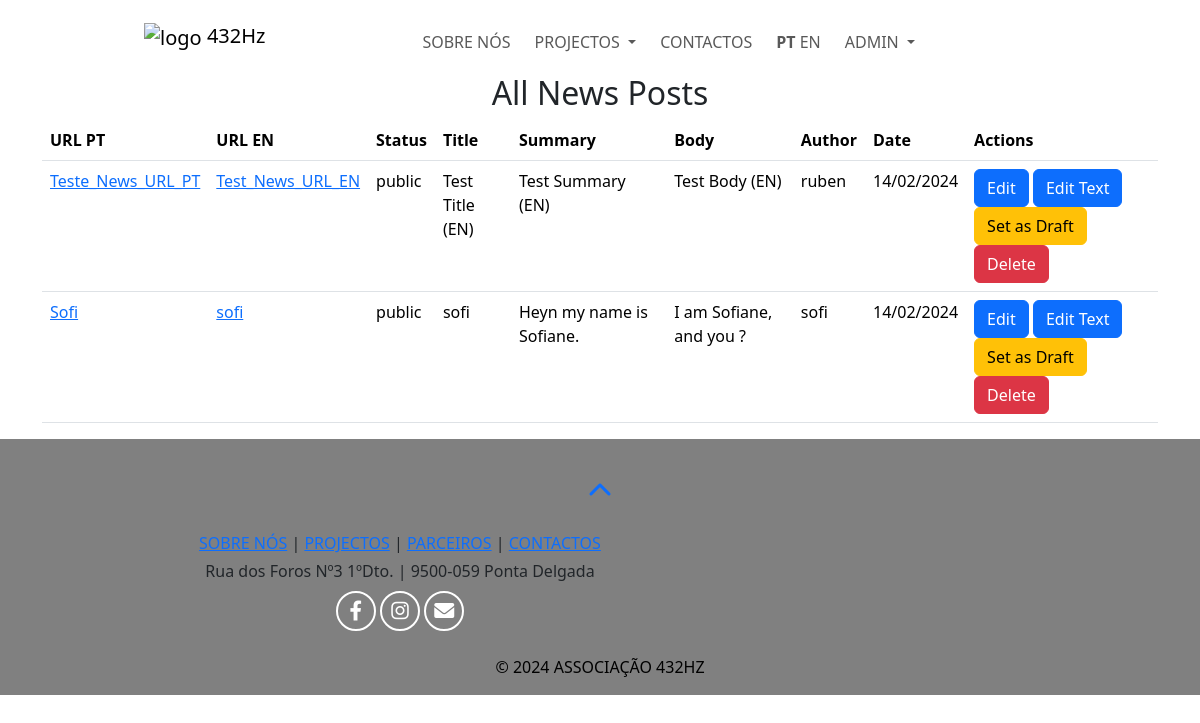
Screenshot of /news_dashboard (signed in) with the database file from the repository.
### web432/models.py (models this page shows)
class News(db.Model):
    id = db.Column(db.Integer, primary_key=True)
    news_url_en = db.Column(db.String(255), unique=True, nullable=False)
    news_url_pt = db.Column(db.String(255), unique=True, nullable=False)
    status = db.Column(db.String(20), default='draft')
    title_en = db.Column(db.String(255), unique=True, nullable=False)
    title_pt = db.Column(db.String(255), unique=True, nullable=False)
    summary_en = db.Column(db.Text, nullable=False)
    summary_pt = db.Column(db.Text, nullable=False)
    body_en = db.Column(db.Text, nullable=False)
    body_pt = db.Column(db.Text, nullable=False)
    author = db.Column(db.String(80), nullable=False)
    cover = db.Column(db.String(200), nullable=True)
    photos = db.Column(db.String(2000), nullable=True)
    photographers = db.Column(db.String(255), nullable=True)
    category = db.Column(db.String(50), nullable=False)
    date = db.Column(db.DateTime, nullable=False)
    date_created = db.Column(db.DateTime, default=datetime.utcnow, nullable=False)

### web432/views.py (the view)
    @app.route("/news_dashboard", methods=["GET"])
    @login_required
    def news_dashboard():
        all_news = News.query.all()
        return render_template('news_dashboard.html', news_posts=all_news)

### web432/__init__.py (called while the page is built)
def get_locale():
    return session.get('lang', 'pt')

### web432/templates/news_dashboard.html (shortened to what this page needs)
{% extends "layout.html" %}
{% block pagecss %}
    <link rel="stylesheet" href="/static/stylesheets/dashboard.css">
{% endblock %}
{% block main %}
<div class="container">
    <h2 class="text-center">All News Posts</h2>
    <table class="table">
        <thead>
            <tr>
                <th>URL PT</th>
                <th>URL EN</th>
                <th>Status</th>
                <th>Title</th>
                <th>Summary</th>
                <th>Body</th>
                <th>Author</th>
                <th>Date</th>
                <th>Actions</th>
            </tr>
        </thead>
        <tbody>
            {% for post in news_posts %}
                <tr>
                    <td><a href="{{ url_for('news_url', news_url=post.news_url_pt) }}">{{ post.news_url_pt }}</a></td>
                    <td><a href="{{ url_for('news_url', news_url=post.news_url_en) }}">{{ post.news_url_en }}</a></td>
                    <td>{{ post.status }}</td>
                    <td>{{ post.title_en }}</td>
                    <td>{{ post.summary_en[:100] | safe }}</td>
                    <td>{{ post.body_en[:100] | safe }}</td>
                    <td>{{ post.author }}</td>
                    <td>{{ post.date.strftime('%d/%m/%Y') }}</td>
                    <td>
                        <a href="{{ url_for('edit_news', news_id=post.id) }}" class="btn btn-primary">Edit</a>
                        <a href="{{ url_for('edit_news_text', news_id=post.id) }}" class="btn btn-primary">Edit Text</a>
                        {% if post.status == 'public' %}
                            <a href="{{ url_for('change_status', news_id=post.id, new_status='draft') }}" class="btn btn-warning">Set as Draft</a>
                        {% else %}
                            <a href="{{ url_for('change_status', news_id=post.id, new_status='public') }}" class="btn btn-success">Publish</a>
                        {% endif %}
                        <a href="{{ url_for('delete_news', news_id=post.id) }}" class="btn btn-danger">Delete</a>
                    </td>
                </tr>
            {% endfor %}
        </tbody>
    </table>
</div>
{% endblock %}

### web432/templates/layout.html (shortened to what this page needs)
<!DOCTYPE html>
<html lang="pt">
	<head>
		<link href="https://cdn.jsdelivr.net/npm/bootstrap@5.3.2/dist/css/bootstrap.min.css" rel="stylesheet">
    	<link href="https://getbootstrap.com/docs/5.3/assets/css/docs.css" rel="stylesheet">
		<link rel="stylesheet" href="https://cdnjs.cloudflare.com/ajax/libs/font-awesome/6.0.0/css/all.min.css"/>
		<link rel="stylesheet" href="/static/stylesheets/global.css">
		{% block pagecss %}{% endblock %}
	</head>
	<body>
		<header>
			{% include 'navbar.html' %}
		</header>
		<main class="container-fluid">
			{% block main %}{% endblock %}
		</main>
		<footer>
			<section>
				<div class="position-relative text-center pb-1" style="top: 2rem; z-index: 1001;">
					<a href="#" id="go-to-top" data-toggle="tooltip" data-placement="bottom" title="Voltar para o topo">
						<span class="bg-cinzento4 rounded-circle d-inline-block" style="font-size: 1.5rem; line-height: 2.5rem; width: 3rem; height: 3rem;">
							<i class="fas fa-chevron-up"></i>
						</span>
					</a>
				</div>
				<div class="col-md-8 mb-2 text-md-right text-center">
					<p></br></p>
					<p class="text-uppercase font-weight-bold mb-1">
						<a href="{% if session['lang'] == 'pt' %}{{ url_for('sobre') }}{% else %}{{ url_for('about') }}{% endif %}">{{ _('SOBRE NÓS') }}</a> |
						<a href="{{ url_for('projects') }}">{{ _('PROJECTOS') }}</a> |
						<a href="{{ url_for('partners') }}">{{ _('Parceiros') }}</a> |
						<a href="{% if session['lang'] == 'pt' %}{{ url_for('contactos') }}{% else %}{{ url_for('contacts') }}{% endif %}">{{ _('CONTACTOS') }}</a>
					</p>
					<p class="mb-2">Rua dos Foros Nº3 1ºDto. | 9500-059 Ponta Delgada</p>
				</div>
				<div class="col-md-8 mb-2 text-md-right text-center">
					<a class="social-media transition" title="Facebook" href="{{ url_for('facebook') }}" target="_blank" rel="nofollow noopener"><i class="fab fa-facebook-f fa-fw social-icon social-icon-small"></i></a>
					<a class="social-media transition ml-1" title="Instagram" href="{{ url_for('instagram') }}" target="_blank" rel="nofollow noopener"><i class="fab fa-instagram fa-fw social-icon social-icon-small"></i></a>
					<a class="social-media transition ml-1" title="Email" href="{{ url_for('email') }}"><i class="fas fa-envelope fa-fw social-icon social-icon-small"></i></a>
				</div>
			</section>
			<section class="container-fluid bg-cinzento4 pt-3 text-center">
				<div class="row justify-content-center align-items-end margin-left-1 text-black">
						<div class="col-md-4 text-lg-left text-uppercase font-weight-light">
								<p class="copyright" title="Design:&#010;Mónica Reis&#010;&#010;Web Dev:&#010;Rúben Garcia">&copy; 2024 Associação 432Hz</p>
						</div>
				</div>
		</section>
		</footer>
	</body>
</html>

### web432/templates/navbar.html (shortened to what this page needs)
<nav class="navbar navbar-expand-md bg-body-tertiary">
  <div class="container-fluid">
    <a class="navbar-brand" href="{{ url_for('index') }}" title="Página inicial">
      <img src="{{ url_for('static', filename='images/logo.png') }}" width="72" height="72" alt="logo" class="logo">
      <span class="text-432hz">432Hz</span>
    </a>
    <div class="collapse navbar-collapse" id="navbarSupportedContent">
      <ul class="navbar-nav text-center ms-auto mb-2 mb-lg-0">
        <li class="nav-item">
          <a class="nav-link" href="{% if session['lang'] == 'pt' %}{{ url_for('sobre') }}{% else %}{{ url_for('about') }}{% endif %}">{{ _('SOBRE NÓS') }}</a>
        </li>
        <li class="nav-item dropdown">
          <a class="nav-link dropdown-toggle" href="#" id="navbarDropdownProjects">
            {{ _('PROJECTOS') }}
          </a>
        </li>
        <li class="nav-item">
          <a class="nav-link" href="{% if session['lang'] == 'pt' %}{{ url_for('contactos') }}{% else %}{{ url_for('contacts') }}{% endif %}">{{ _('CONTACTOS') }}</a>
        </li>
        <li class="nav-item">
          <div class="nav-link">
            {% if session['lang'] == 'pt' %}
              <a class="text-reset text-decoration-none cursor-default" title="Portuguese" style="font-weight: 600;" aria-disabled="true">PT</a>
              <a class="" href="{% if translation %}{{ translation }}{% else %}{{ url_for('set_locale', lang='en') }}{% endif %}" title="English" aria-label="Go to English Version" style="text-decoration: none; color: inherit;">EN</a>
            {% endif %}
          </div>
        </li>
        {% if current_user.is_authenticated %}
          <li class="nav-item dropdown">
            <a class="nav-link dropdown-toggle" href="#" id="navbarDropdownAdmin">
              ADMIN
            </a>
          </li>
        {% endif %}
      </ul>
    </div>
  </div>
</nav>

### web432/static/stylesheets/global.css (style rules this page uses)
* { padding: 0; margin: 0; box-sizing: border-box; }
header { padding: 0 15px; background-color: rgb(255, 255, 255); }
.navbar { margin: 0 10%; background: transparent !important; }
.navbar-collapse { justify-content: end; }
.navbar-nav { text-align: right; margin: 10px auto; }
.nav-item { padding: 4px; }
footer { background-color: grey; }
.social-icon-small { color: white; margin-top: 0; font-size: 20px; border: 2px solid #fff; border-radius: 50%; width: 40px; height: 40px; line-height: 36px; }

### rows the page displays
News: news_url_pt "Teste_News_URL_PT", news_url_en "Test_News_URL_EN", status "public", title_en "Test Title (EN)", summary_en "Test Summary (EN)", body_en "Test Body (EN)", author "ruben", date "14/02/2024"
News: news_url_pt "Sofi", news_url_en "sofi", status "public", title_en "sofi", summary_en "Heyn my name is Sofiane.", body_en "I am Sofiane, and you ?", author "sofi", date "14/02/2024"
